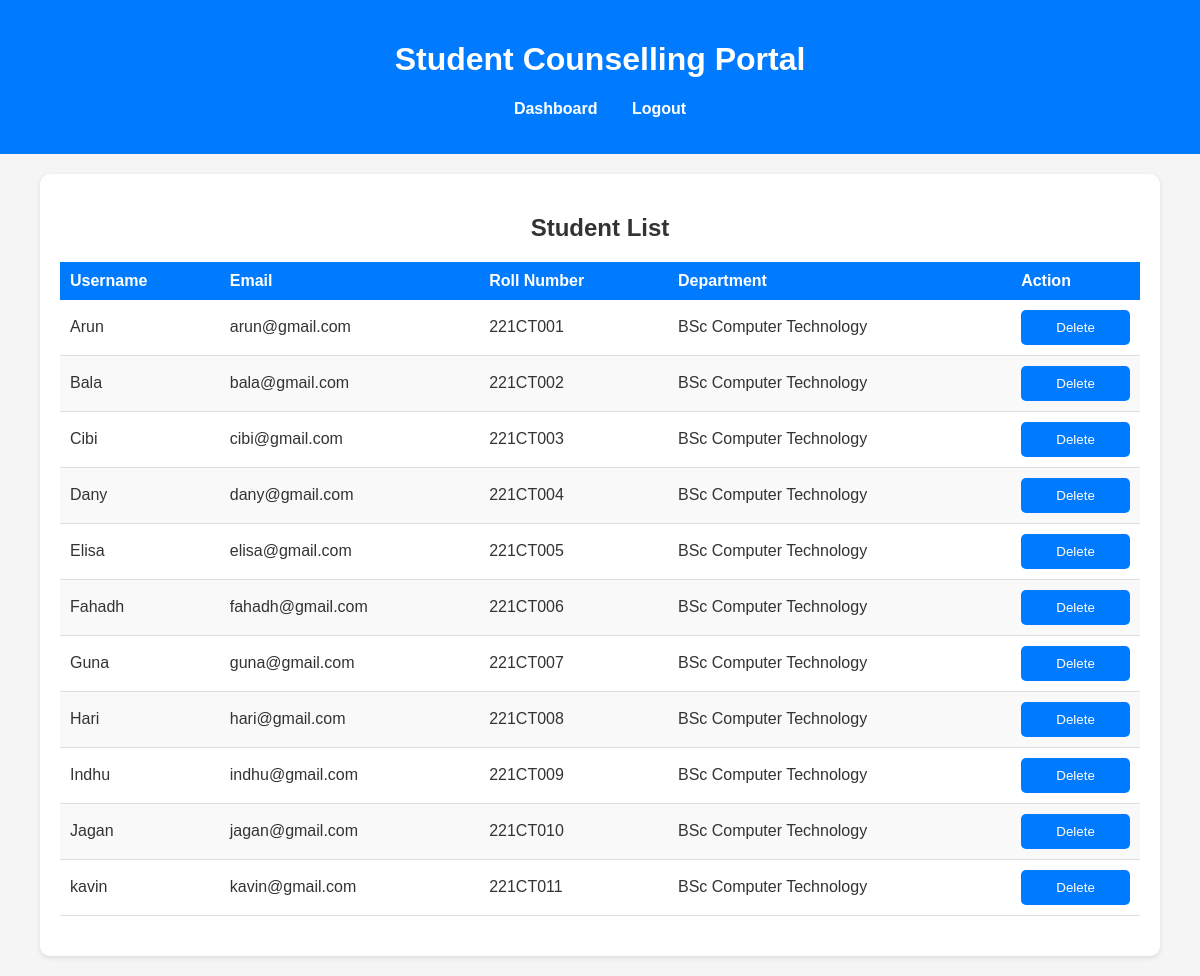
Page /viewStudents.php on the committed database.
### tables this page shows
CREATE TABLE `users` (
  `id` int(11) NOT NULL,
  `username` varchar(50) NOT NULL,
  `email` varchar(100) NOT NULL,
  `password` varchar(255) NOT NULL,
  `user_type` enum('admin','staff','student') NOT NULL,
  `rollno` varchar(50) DEFAULT NULL,
  `programme_name` text NOT NULL DEFAULT 'BSc Computer Technology'
);

### viewStudents.php (the view, shortened to what this page needs)
<?php
include 'db_connection.php';
$sql = "SELECT id, username, email, rollno,programme_name FROM users WHERE user_type = 'student'";
$result = mysqli_query($conn, $sql);
?>
<!DOCTYPE html>
<html lang="en">
<head>
    <link rel="stylesheet" href="viewStudents.css">
    <link rel="stylesheet" href="styles.css">
</head>
<body>
<header>
    <h1>Student Counselling Portal</h1>
    <nav>
        <ul>
            <li><a href="admin_dashboard.php">Dashboard</a></li>
            <li><a href="logout.php">Logout</a></li>
        </ul>
    </nav>
</header>
    <div class='table-container'>
        <h2>Student List</h2>
        <table>
            <thead>
                <tr>
                    <th>Username</th>
                    <th>Email</th>
                    <th>Roll Number</th>
                    <th>Department</th>
                    <th>Action</th>
                </tr>
            </thead>
            <tbody>
                <?php
                while ($row = mysqli_fetch_assoc($result)) {
                    echo "<tr>";
                    echo "<td>" . $row['username'] . "</td>";
                    echo "<td>" . $row['email'] . "</td>";
                    echo "<td>" . $row['rollno'] . "</td>";
                    echo "<td>" . $row['programme_name'] . "</td>";
                    echo "<td>
                            <form method='POST' action=''>
                                <input type='hidden' name='id' value='" . $row['id'] . "'>
                                <button type='submit'>Delete</button>
                            </form>
                          </td>";
                    echo "</tr>";
                }
                ?>
            </tbody>
        </table>
    </div>
</body>
</html>

### viewStudents.css (style rules this page uses)
body { font-family: Arial, sans-serif; margin: 0; padding: 0; background-color: #f4f4f9; }
h2 { text-align: center; margin: 20px 0; color: #333; }
.table-container { width: 90%; margin: 20px auto; background-color: white; padding: 20px; box-shadow: 0 2px 5px rgba(0, 0, 0, 0.1); border-radius: 10px; }
table { width: 100%; border-collapse: collapse; margin: 20px 0; }
table thead { background-color: #007bff; color: white; }
table thead th { padding: 10px; text-align: left; }
table tbody tr { border-bottom: 1px solid #ddd; }
table tbody tr:nth-child(even) { background-color: #f9f9f9; }
table tbody td { padding: 10px; text-align: left; }
table tbody td:last-child { text-align: center; }
button { background-color: #007bff; color: white; border: none; padding: 5px 10px; border-radius: 5px; cursor: pointer; }

### styles.css (style rules this page uses)
body { font-family: Arial, sans-serif; margin: 0; padding: 0; box-sizing: border-box; background-color: #f5f5f5; color: #333; }
header { background-color: #007bff; color: white; padding: 20px; text-align: center; }
nav ul { list-style: none; padding: 0; }
nav ul li { display: inline; margin: 0 15px; }
nav ul li a { color: white; text-decoration: none; font-weight: bold; }
form { max-width: 500px; margin: auto; display: flex; flex-direction: column; }
button { background: #007bff; color: white; border: none; padding: 10px; border-radius: 5px; cursor: pointer; }

### rows in the picture
users: username "Arun", email "arun@gmail.com", rollno "221CT001", programme_name "BSc Computer Technology"
users: username "Bala", email "bala@gmail.com", rollno "221CT002", programme_name "BSc Computer Technology"
users: username "Cibi", email "cibi@gmail.com", rollno "221CT003", programme_name "BSc Computer Technology"
users: username "Dany", email "dany@gmail.com", rollno "221CT004", programme_name "BSc Computer Technology"
users: username "Elisa", email "elisa@gmail.com", rollno "221CT005", programme_name "BSc Computer Technology"
users: username "Fahadh", email "fahadh@gmail.com", rollno "221CT006", programme_name "BSc Computer Technology"
users: username "Guna", email "guna@gmail.com", rollno "221CT007", programme_name "BSc Computer Technology"
users: username "Hari", email "hari@gmail.com", rollno "221CT008", programme_name "BSc Computer Technology"
users: username "Indhu", email "indhu@gmail.com", rollno "221CT009", programme_name "BSc Computer Technology"
users: username "Jagan", email "jagan@gmail.com", rollno "221CT010", programme_name "BSc Computer Technology"
users: username "kavin", email "kavin@gmail.com", rollno "221CT011", programme_name "BSc Computer Technology"
